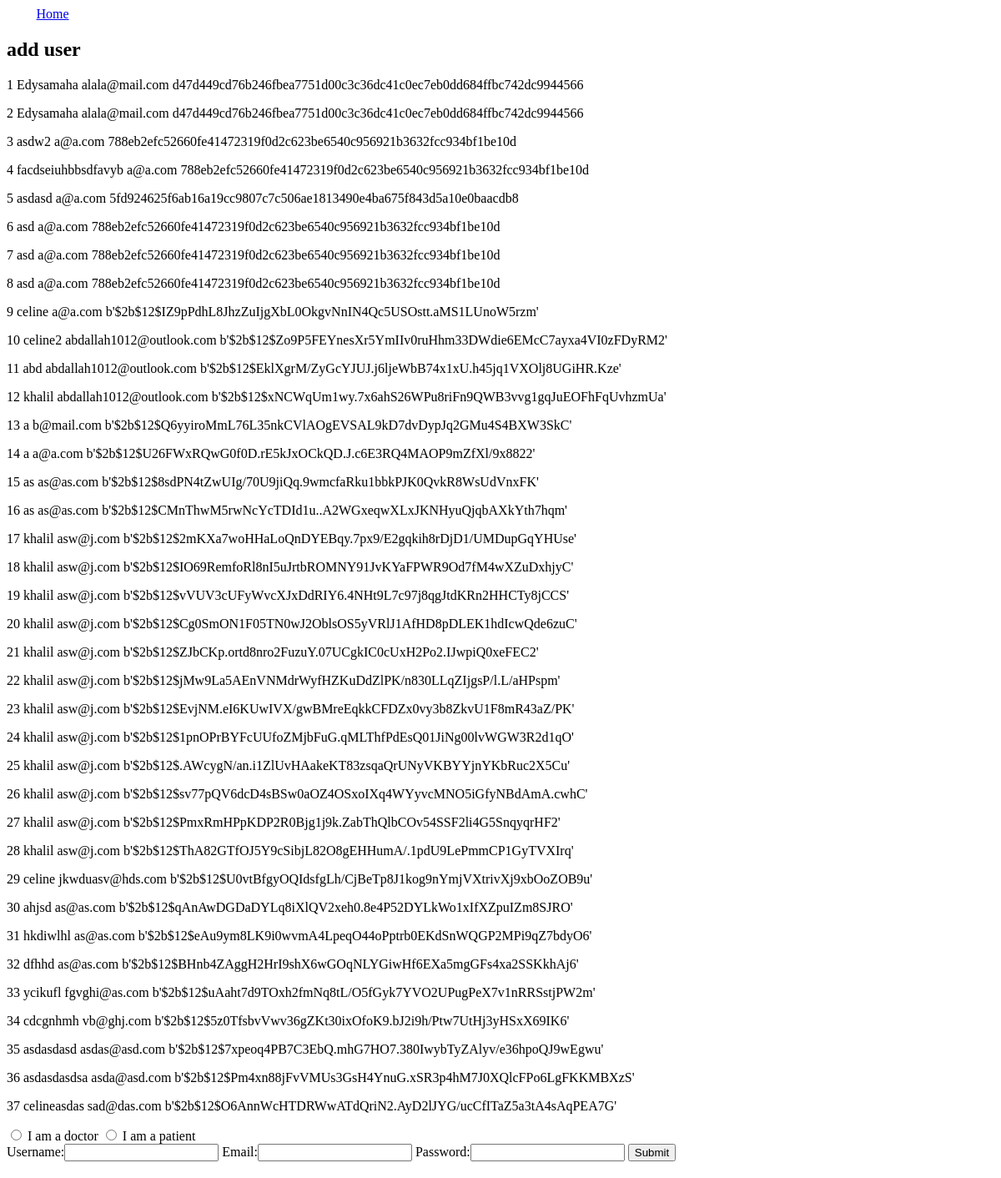
The app's page /register, older data.
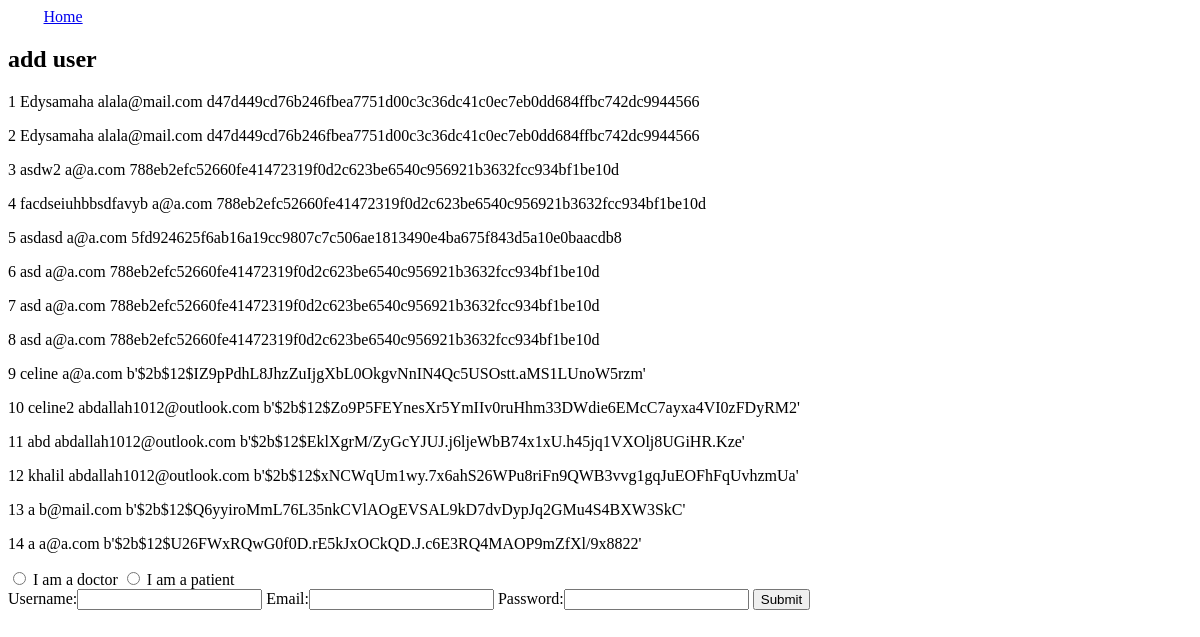
The same page, newer data.
### home/models.py (models this page shows)
class Account(models.Model):
    NUMS = [
        ('patient', 'patient'),
        ('doctor', 'doctor'),
    ]
    user_id= models.IntegerField(primary_key=True, auto_created=True, blank=True) #blank=True means field will not be required in form
    username = models.CharField(max_length=20, blank=True) #blank=True for login (not required)
    email = models.EmailField(max_length=30) #PROBLEM with unique=True: Since Register and Login are using the same Model => email.unique=True applies in Login also, meaning cannot enter an existing email, meaning cannot login
    password = models.CharField(max_length=256)

### home/views.py (the view)
# urls.py: url(r'^register', views.register),
def register(request):
    if request.method == 'POST':
        form = Register(request.POST)
        if form.is_valid():
            userform = form.cleaned_data
            print("FORM", userform)
            username = userform['username']
            email = userform['email']
            password = hashPassword(userform['password'])
            if(request.POST.get("user")=='patient'):
                if User.objects.filter(username=request.POST['username']).exists():
                    print("Username unavailable")
                    return render(request, 'register.html', {'form': form, 'error': "Username already exists"})
                if User.objects.filter(email=request.POST['email']).exists():
                    print("Email unavailable")
                    return render(request, 'register.html', {'form': form, 'error1': "Email already exists"})
                user = User.objects.create_user(username=username, email=email, password=password)
                Patient.objects.create(user=user)
                print("userID: ", user.id)
                return redirect("../account/"+str(user.id)+"/0")
            if (request.POST.get("user") == 'doctor'):
                if User.objects.filter(username=request.POST['username']).exists():
                    print("Username unavailable")
                    return render(request, 'register.html', {'form': form, 'error': "Username already exists"})
                if User.objects.filter(email=request.POST['email']).exists():
                    print("Email unavailable")
                    return render(request, 'register.html', {'form': form, 'error1': "Email already exists"})
                user = User.objects.create_user(username=username, email=email, password=password)
                Doctor.objects.create(user=user)
                return redirect("../account/" + str(user.id) + "/1")
            S=Account.objects.all()
    else:
        form = Register()
        S = Account.objects.all()
    return render(request, 'register.html', {'form': form,'S':S})

### home/forms.py
class Register(ModelForm):
	class Meta:
		model = Account
		fields = ['username', 'email','password']

### templates/register.html (shortened to what this page needs)
<!DOCTYPE html>
<html lang="en">
<head>
</head>
<body>
    <a href='/' style="padding: 3%;">Home</a>
<h2> add user </h2>
{%  for user in S  %}
    <p>  {{  user.user_id  }} {{  user.username  }} {{  user.email  }} {{  user.password  }} </p>
{%  endfor  %}
<form method="POST">
    <div>
        <input type="radio" id="doctor" name="user" value="doctor" required>
        <label for="doctor">I am a doctor</label>
        <input type="radio" id="patient" name="user" value="patient" required>
        <label for="patient">I am a patient</label>
    </div>
    {{ form  }}
    <button type="submit">Submit</button>
</form>
</body>
</html>

Row changes from the older to the newer data that the page shows:
removed Account: user_id "15", username "as", email "as@as.com", password "b'$2b$12$8sdPN4tZwUIg/70U9jiQq.9wmcfaRku1bbkPJK0QvkR8WsUdVnxFK'"
removed Account: user_id "16", username "as", email "as@as.com", password "b'$2b$12$CMnThwM5rwNcYcTDId1u..A2WGxeqwXLxJKNHyuQjqbAXkYth7hqm'"
removed Account: user_id "17", username "khalil", email "asw@j.com", password "b'$2b$12$2mKXa7woHHaLoQnDYEBqy.7px9/E2gqkih8rDjD1/UMDupGqYHUse'"
removed Account: user_id "18", username "khalil", email "asw@j.com", password "b'$2b$12$IO69RemfoRl8nI5uJrtbROMNY91JvKYaFPWR9Od7fM4wXZuDxhjyC'"
removed Account: user_id "19", username "khalil", email "asw@j.com", password "b'$2b$12$vVUV3cUFyWvcXJxDdRIY6.4NHt9L7c97j8qgJtdKRn2HHCTy8jCCS'"
removed Account: user_id "20", username "khalil", email "asw@j.com", password "b'$2b$12$Cg0SmON1F05TN0wJ2OblsOS5yVRlJ1AfHD8pDLEK1hdIcwQde6zuC'"
removed Account: user_id "21", username "khalil", email "asw@j.com", password "b'$2b$12$ZJbCKp.ortd8nro2FuzuY.07UCgkIC0cUxH2Po2.IJwpiQ0xeFEC2'"
removed Account: user_id "22", username "khalil", email "asw@j.com", password "b'$2b$12$jMw9La5AEnVNMdrWyfHZKuDdZlPK/n830LLqZIjgsP/l.L/aHPspm'"
removed Account: user_id "23", username "khalil", email "asw@j.com", password "b'$2b$12$EvjNM.eI6KUwIVX/gwBMreEqkkCFDZx0vy3b8ZkvU1F8mR43aZ/PK'"
removed Account: user_id "24", username "khalil", email "asw@j.com", password "b'$2b$12$1pnOPrBYFcUUfoZMjbFuG.qMLThfPdEsQ01JiNg00lvWGW3R2d1qO'"
removed Account: user_id "25", username "khalil", email "asw@j.com", password "b'$2b$12$.AWcygN/an.i1ZlUvHAakeKT83zsqaQrUNyVKBYYjnYKbRuc2X5Cu'"
removed Account: user_id "26", username "khalil", email "asw@j.com", password "b'$2b$12$sv77pQV6dcD4sBSw0aOZ4OSxoIXq4WYyvcMNO5iGfyNBdAmA.cwhC'"
removed Account: user_id "27", username "khalil", email "asw@j.com", password "b'$2b$12$PmxRmHPpKDP2R0Bjg1j9k.ZabThQlbCOv54SSF2li4G5SnqyqrHF2'"
removed Account: user_id "28", username "khalil", email "asw@j.com", password "b'$2b$12$ThA82GTfOJ5Y9cSibjL82O8gEHHumA/.1pdU9LePmmCP1GyTVXIrq'"
removed Account: user_id "29", username "celine", email "jkwduasv@hds.com", password "b'$2b$12$U0vtBfgyOQIdsfgLh/CjBeTp8J1kog9nYmjVXtrivXj9xbOoZOB9u'"
removed Account: user_id "30", username "ahjsd", email "as@as.com", password "b'$2b$12$qAnAwDGDaDYLq8iXlQV2xeh0.8e4P52DYLkWo1xIfXZpuIZm8SJRO'"
removed Account: user_id "31", username "hkdiwlhl", email "as@as.com", password "b'$2b$12$eAu9ym8LK9i0wvmA4LpeqO44oPptrb0EKdSnWQGP2MPi9qZ7bdyO6'"
removed Account: user_id "32", username "dfhhd", email "as@as.com", password "b'$2b$12$BHnb4ZAggH2HrI9shX6wGOqNLYGiwHf6EXa5mgGFs4xa2SSKkhAj6'"
removed Account: user_id "33", username "ycikufl", email "fgvghi@as.com", password "b'$2b$12$uAaht7d9TOxh2fmNq8tL/O5fGyk7YVO2UPugPeX7v1nRRSstjPW2m'"
removed Account: user_id "34", username "cdcgnhmh", email "vb@ghj.com", password "b'$2b$12$5z0TfsbvVwv36gZKt30ixOfoK9.bJ2i9h/Ptw7UtHj3yHSxX69IK6'"
removed Account: user_id "35", username "asdasdasd", email "asdas@asd.com", password "b'$2b$12$7xpeoq4PB7C3EbQ.mhG7HO7.380IwybTyZAlyv/e36hpoQJ9wEgwu'"
removed Account: user_id "36", username "asdasdasdsa", email "asda@asd.com", password "b'$2b$12$Pm4xn88jFvVMUs3GsH4YnuG.xSR3p4hM7J0XQlcFPo6LgFKKMBXzS'"
removed Account: user_id "37", username "celineasdas", email "sad@das.com", password "b'$2b$12$O6AnnWcHTDRWwATdQriN2.AyD2lJYG/ucCfITaZ5a3tA4sAqPEA7G'"
